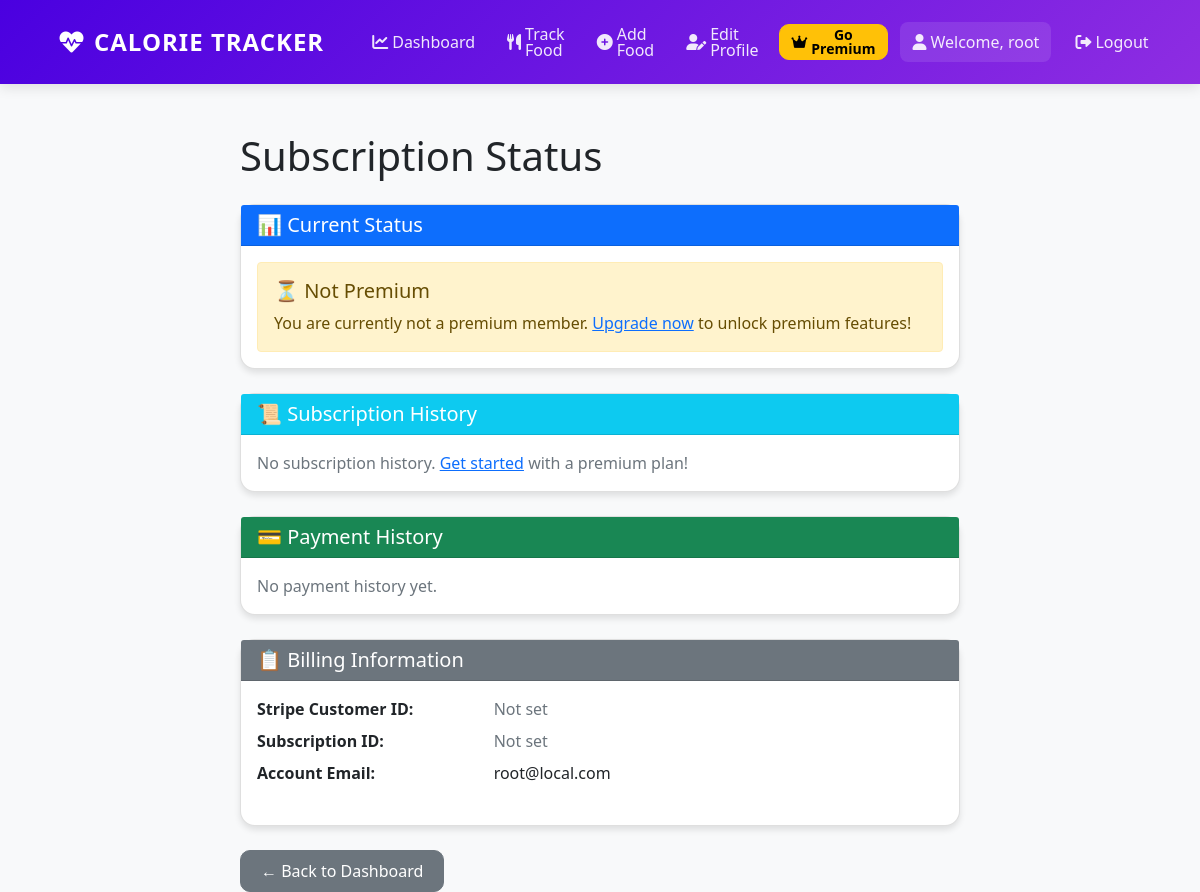
The page /subscription/status/ (signed in) on the database as committed earlier.
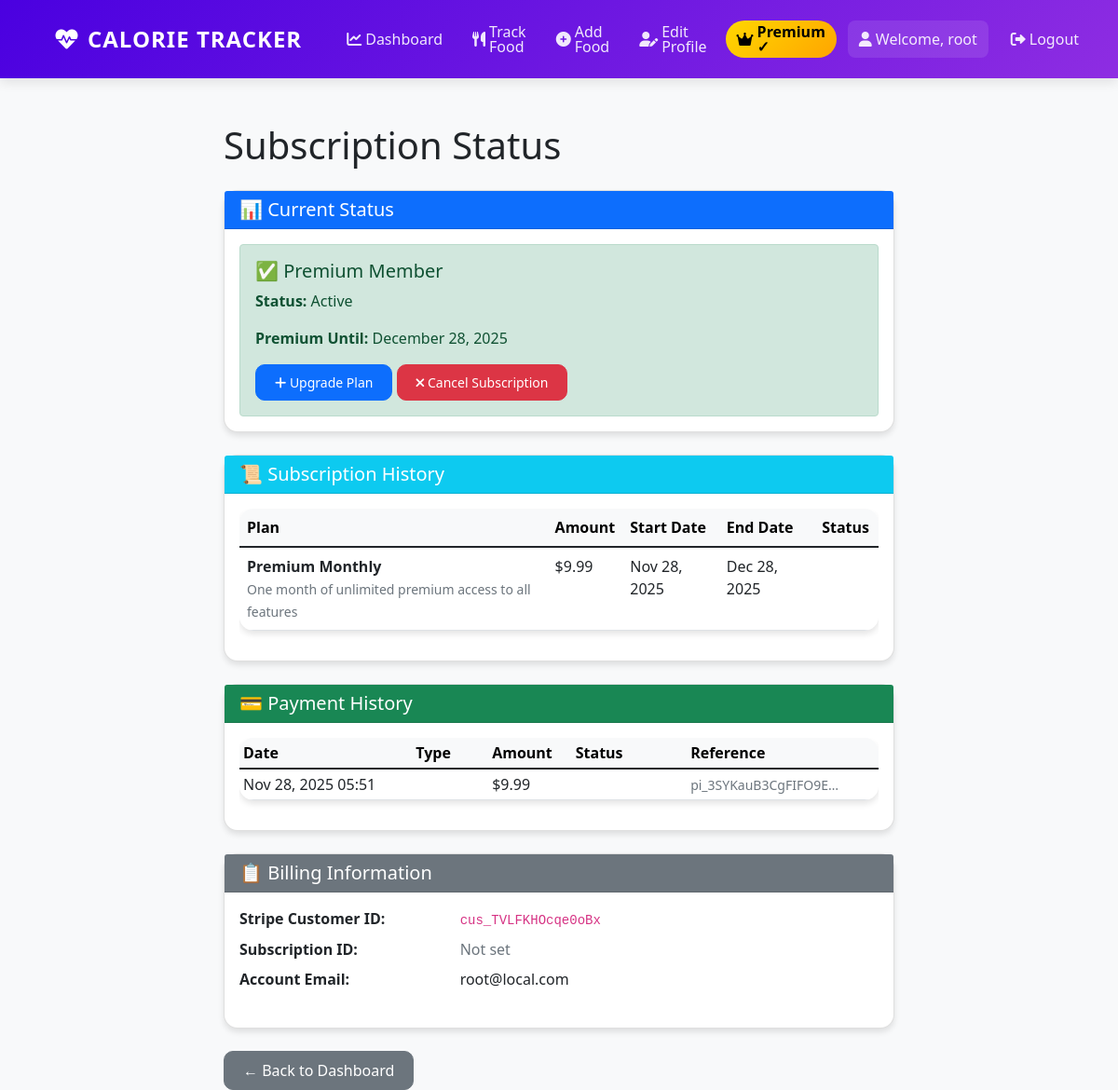
The same page on the database as committed later.
### myapp/models.py (models this page shows, shortened)
class UserProfile(models.Model):
    ACTIVITY_CHOICES = [
        ('sedentary', 'Sedentary (little or no exercise)'),
        ('light', 'Lightly active (light exercise/sports 1-3 days/week)'),
        ('moderate', 'Moderately active (moderate exercise/sports 3-5 days/week)'),
        ('very', 'Very active (hard exercise/sports 6-7 days/week)'),
        ('super', 'Super active (very hard exercise & physical job or training twice per day)')
    ]
    GOAL_CHOICES = [
        ('lose', 'Lose Weight'),
        ('maintain', 'Maintain Weight'),
        ('gain', 'Gain Weight')
    ]
    user = models.OneToOneField(User, on_delete=models.CASCADE)
    date_of_birth = models.DateField(null=True, blank=True)
    height = models.FloatField(help_text="Height in cm", null=True, blank=True)
    weight = models.FloatField(help_text="Weight in kg", null=True, blank=True)
    activity_level = models.CharField(max_length=20, choices=ACTIVITY_CHOICES, default='moderate')
    weight_goal = models.CharField(max_length=10, choices=GOAL_CHOICES, default='maintain')
    daily_calorie_goal = models.IntegerField(default=2000)
    profile_picture = models.ImageField(upload_to='profile_pics/', null=True, blank=True)
    phone_number = models.CharField(max_length=15, blank=True, null=True, help_text="Phone number")
    is_premium = models.BooleanField(default=False)
    premium_until = models.DateTimeField(null=True, blank=True)
    stripe_customer_id = models.CharField(max_length=255, blank=True, null=True, unique=True)
    stripe_subscription_id = models.CharField(max_length=255, blank=True, null=True)
    def is_premium_active(self):
        if self.is_premium and self.premium_until:
            return timezone.now() < self.premium_until
        return False

class SubscriptionPurchase(models.Model):
    STATUS_CHOICES = [
        ('pending', 'Pending'),
        ('active', 'Active'),
        ('completed', 'Completed'),
        ('cancelled', 'Cancelled'),
        ('failed', 'Failed'),
    ]
    user = models.ForeignKey(User, on_delete=models.CASCADE, related_name='subscriptions')
    plan = models.ForeignKey(SubscriptionPlan, on_delete=models.SET_NULL, null=True)
    stripe_session_id = models.CharField(max_length=255, blank=True)  # Stripe Checkout Session ID
    stripe_payment_intent_id = models.CharField(max_length=255, blank=True)  # Stripe Payment Intent ID
    status = models.CharField(max_length=20, choices=STATUS_CHOICES, default='pending')
    amount = models.DecimalField(max_digits=10, decimal_places=2)
    start_date = models.DateTimeField(null=True, blank=True)
    end_date = models.DateTimeField(null=True, blank=True)
    created_at = models.DateTimeField(auto_now_add=True)
    updated_at = models.DateTimeField(auto_now=True)
    class Meta:
        ordering = ['-created_at']

class SubscriptionPlan(models.Model):
    PLAN_DURATIONS = [
        ('monthly', 'Monthly - $9.99/month'),
        ('quarterly', 'Quarterly - $24.99/3 months'),
        ('yearly', 'Yearly - $89.99/year'),
    ]
    name = models.CharField(max_length=100, unique=True)  # e.g., "Premium Monthly"
    description = models.TextField()
    duration = models.CharField(max_length=20, choices=PLAN_DURATIONS)
    price = models.DecimalField(max_digits=10, decimal_places=2)  # Price in USD
    stripe_price_id = models.CharField(max_length=255, blank=True)  # Stripe Price ID
    duration_days = models.IntegerField()  # Number of days subscription lasts
    is_active = models.BooleanField(default=True)
    created_at = models.DateTimeField(auto_now_add=True)
    updated_at = models.DateTimeField(auto_now=True)
    class Meta:
        ordering = ['duration_days', 'price']

class PaymentLog(models.Model):
    TRANSACTION_TYPES = [
        ('charge', 'Charge'),
        ('refund', 'Refund'),
        ('dispute', 'Dispute'),
    ]
    user = models.ForeignKey(User, on_delete=models.CASCADE, related_name='payment_logs')
    subscription_purchase = models.ForeignKey(
        SubscriptionPurchase,
        on_delete=models.SET_NULL,
        null=True,
        blank=True,
        related_name='payment_logs'
    )
    stripe_charge_id = models.CharField(max_length=255, blank=True)
    transaction_type = models.CharField(max_length=20, choices=TRANSACTION_TYPES)
    amount = models.DecimalField(max_digits=10, decimal_places=2)
    currency = models.CharField(max_length=3, default='USD')
    status = models.CharField(max_length=50)  # succeeded, failed, processing, etc.
    created_at = models.DateTimeField(auto_now_add=True)
    details = models.JSONField(default=dict, blank=True)  # Store raw Stripe response
    class Meta:
        ordering = ['-created_at']

### myapp/views.py (the view)
# urls.py: path('subscription/status/', views.subscription_status, name='subscription_status'),
@login_required
def subscription_status(request):
    user_profile = request.user.userprofile
    subscriptions = SubscriptionPurchase.objects.filter(user=request.user).order_by('-created_at')
    payment_history = PaymentLog.objects.filter(user=request.user).order_by('-created_at')[:10]
    context = {
        'user_profile': user_profile,
        'subscriptions': subscriptions,
        'payment_history': payment_history,
        'is_premium_active': user_profile.is_premium_active(),
    }
    return render(request, 'myapp/subscription_status.html', context)

### myapp/templatetags/custom_filters.py (called while the page is built)
@register.filter
def format_display_name(user):
    full_name = user.get_full_name()
    if full_name:
        name_parts = full_name.strip().split()
        if len(name_parts) >= 2:
            first_name = name_parts[0]
            last_initial = name_parts[-1][0].upper()
            return f"{first_name} {last_initial}."
        else:
            return full_name
    else:
        return user.username

### myapp/templates/myapp/subscription_status.html (shortened to what the changed rows need)
{% extends 'myapp/base.html' %}
{% block content %}
<div class="container mt-5">
    <div class="row">
        <div class="col-md-8 offset-md-2">
            <h1 class="mb-4">Subscription Status</h1>
            <div class="card mb-4">
                <div class="card-body">
                    {% if is_premium_active %}
                        <div class="alert alert-success mb-0">
                            <h5 class="mb-2">✅ Premium Member</h5>
                            <p><strong>Status:</strong> Active</p>
                            <p><strong>Premium Until:</strong> {{ user_profile.premium_until|date:"F d, Y" }}</p>
                            <p class="mb-0">
                                <a href="{% url 'subscription_plans' %}" class="btn btn-sm btn-primary">
                                    <i class="fas fa-plus"></i> Upgrade Plan
                                </a>
                                <a href="{% url 'cancel_subscription' %}" class="btn btn-sm btn-danger">
                                    <i class="fas fa-times"></i> Cancel Subscription
                                </a>
                            </p>
                        </div>
                    {% else %}
                        <div class="alert alert-warning mb-0">
                            <h5 class="mb-2">⏳ Not Premium</h5>
                            <p class="mb-0">You are currently not a premium member. <a href="{% url 'subscription_plans' %}">Upgrade now</a> to unlock premium features!</p>
                        </div>
                    {% endif %}
                </div>
            </div>
            <div class="card mb-4">
                <div class="card-body">
                    {% if subscriptions %}
                        <div class="table-responsive">
                            <table class="table table-hover">
                                <thead class="table-light">
                                    <tr>
                                        <th>Plan</th>
                                        <th>Amount</th>
                                        <th>Start Date</th>
                                        <th>End Date</th>
                                        <th>Status</th>
                                    </tr>
                                </thead>
                                <tbody>
                                    {% for subscription in subscriptions %}
                                    <tr>
                                        <td>
                                            <strong>{{ subscription.plan.name }}</strong><br>
                                            <small class="text-muted">{{ subscription.plan.description }}</small>
                                        </td>
                                        <td>${{ subscription.amount }}</td>
                                        <td>{{ subscription.start_date|date:"M d, Y" }}</td>
                                        <td>
                                            {% if subscription.end_date %}
                                                {{ subscription.end_date|date:"M d, Y" }}
                                            {% else %}
                                                <span class="text-muted">-</span>
                                            {% endif %}
                                        </td>
                                        <td>
                                            {% if subscription.status == 'active' %}
                                                <span class="badge badge-success">Active</span>
                                            {% elif subscription.status == 'pending' %}
                                                <span class="badge badge-warning">Pending</span>
                                            {% elif subscription.status == 'completed' %}
                                                <span class="badge badge-info">Completed</span>
                                            {% elif subscription.status == 'cancelled' %}
                                                <span class="badge badge-danger">Cancelled</span>
                                            {% else %}
                                                <span class="badge badge-secondary">{{ subscription.status|title }}</span>
                                            {% endif %}
                                        </td>
                                    </tr>
                                    {% endfor %}
                                </tbody>
                            </table>
                        </div>
                    {% else %}
                        <p class="text-muted mb-0">No subscription history. <a href="{% url 'subscription_plans' %}">Get started</a> with a premium plan!</p>
                    {% endif %}
                </div>
            </div>
            <div class="card mb-4">
                <div class="card-body">
                    {% if payment_history %}
                        <div class="table-responsive">
                            <table class="table table-sm table-hover">
                                <thead class="table-light">
                                    <tr>
                                        <th>Date</th>
                                        <th>Type</th>
                                        <th>Amount</th>
                                        <th>Status</th>
                                        <th>Reference</th>
                                    </tr>
                                </thead>
                                <tbody>
                                    {% for payment in payment_history %}
                                    <tr>
                                        <td>{{ payment.created_at|date:"M d, Y H:i" }}</td>
                                        <td>
                                            {% if payment.transaction_type == 'charge' %}
                                                <span class="badge badge-primary">Charge</span>
                                            {% elif payment.transaction_type == 'refund' %}
                                                <span class="badge badge-warning">Refund</span>
                                            {% else %}
                                                <span class="badge badge-secondary">{{ payment.transaction_type|title }}</span>
                                            {% endif %}
                                        </td>
                                        <td>${{ payment.amount }}</td>
                                        <td>
                                            {% if payment.status == 'succeeded' %}
                                                <span class="badge badge-success">✓ Succeeded</span>
                                            {% elif payment.status == 'pending' %}
                                                <span class="badge badge-warning">⏳ Pending</span>
                                            {% elif payment.status == 'failed' %}
                                                <span class="badge badge-danger">✗ Failed</span>
                                            {% else %}
                                                <span class="badge badge-secondary">{{ payment.status|title }}</span>
                                            {% endif %}
                                        </td>
                                        <td><small class="text-monospace text-muted">{{ payment.stripe_charge_id|truncatechars:20 }}</small></td>
                                    </tr>
                                    {% endfor %}
                                </tbody>
                            </table>
                        </div>
                    {% else %}
                        <p class="text-muted mb-0">No payment history yet.</p>
                    {% endif %}
                </div>
            </div>
            <div class="card">
                <div class="card-body">
                    <dl class="row">
                        <dd class="col-sm-8">
                            {% if user_profile.stripe_customer_id %}
                                <code>{{ user_profile.stripe_customer_id }}</code>
                            {% else %}
                                <span class="text-muted">Not set</span>
                            {% endif %}
                        </dd>
                    </dl>
                </div>
            </div>
        </div>
    </div>
</div>
{% endblock %}

### myapp/templates/myapp/base.html (shortened to what the changed rows need)
{% load custom_filters %}
<!DOCTYPE html>
<html lang="en">
<head>
    <link href="https://cdn.jsdelivr.net/npm/bootstrap@5.1.3/dist/css/bootstrap.min.css" rel="stylesheet">
    <link rel="stylesheet" href="https://cdnjs.cloudflare.com/ajax/libs/font-awesome/6.0.0/css/all.min.css">
</head>
<body>
    <div class="container-fluid px-0">
        <nav class="navbar navbar-expand-lg navbar-dark">
            <div class="container">
                <div class="collapse navbar-collapse" id="navbarNav">
                    <ul class="navbar-nav ms-auto">
                        {% if user.is_authenticated %}
                        <li class="nav-item">
                            {% if user.userprofile.is_premium_active %}
                                <span class="nav-link" style="background: linear-gradient(135deg, #FFD700 0%, #FFA500 100%); border-radius: 20px; color: black !important; font-weight: bold;">
                                    <i class="fas fa-crown me-1"></i> Premium ✓
                                </span>
                            {% else %}
                                <a class="nav-link btn btn-warning btn-sm" href="{% url 'subscription_plans' %}" style="color: black !important; font-weight: bold;">
                                    <i class="fas fa-crown me-1"></i> Go Premium
                                </a>
                            {% endif %}
                        </li>
                        {% else %}
                        <li class="nav-item">
                            <a class="nav-link" href="{% url 'login' %}">
                                <i class="fas fa-sign-in-alt me-1"></i> Login
                            </a>
                        </li>
                        {% endif %}
                    </ul>
                </div>
            </div>
        </nav>
    </div>
    <div class="container">
        {% block content %}
        {% endblock %}
    </div>
</body>
</html>

Rows that differ between the two databases and show on the page:
now on this page (row edited): UserProfile: premium_until "December 28, 2025", stripe_customer_id "cus_TVLFKHOcqe0oBx"
changed UserProfile: is_premium False → True (drawn); stripe_customer_id empty → "cus_TVLFKHOcqe0oBx" (drawn)
added SubscriptionPurchase: plan.name "Premium Monthly", plan.description "One month of unlimited premium access to all features", amount "9.99", start_date "Nov 28, 2025", end_date "Dec 28, 2025"
added PaymentLog: created_at "Nov 28, 2025 05:51", amount "9.99", stripe_charge_id "pi_3SYKauB3CgFIFO9E…"
Other text that changed with them:
text no longer shown: "Go Premium ⏳ Not Premium You are currently not a premium member. Upgrade now to unlock premium features! No subscription history. Get started with a premium plan! No payment history yet. Not set"
text now shown: "Premium ✓ ✅ Premium Member Status: Active Premium Until: Upgrade Plan Cancel Subscription Plan Amount Start Date End Date Status Date Type Amount Status Reference"
